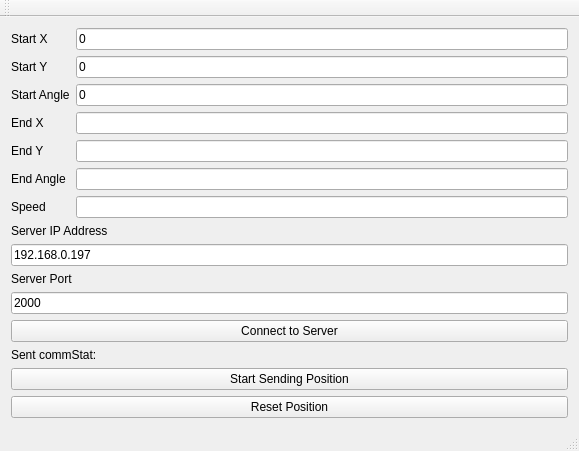
<?xml version="1.0" encoding="UTF-8"?>
<ui version="4.0">
 <class>MainWindow</class>
 <widget class="QMainWindow" name="MainWindow">
  <property name="geometry">
   <rect>
    <x>0</x>
    <y>0</y>
    <width>579</width>
    <height>403</height>
   </rect>
  </property>
  <property name="windowTitle">
   <string>Comm Stats GUI</string>
  </property>
  <widget class="QWidget" name="centralWidget">
   <layout class="QVBoxLayout" name="verticalLayout_2">
    <item>
     <layout class="QFormLayout" name="formLayout">
      <item row="1" column="0">
       <widget class="QLabel" name="label_8">
        <property name="text">
         <string>Start X</string>
        </property>
       </widget>
      </item>
      <item row="1" column="1">
       <widget class="QLineEdit" name="startX">
        <property name="text">
         <string>0</string>
        </property>
       </widget>
      </item>
      <item row="2" column="0">
       <widget class="QLabel" name="label_3">
        <property name="text">
         <string>Start Y</string>
        </property>
       </widget>
      </item>
      <item row="2" column="1">
       <widget class="QLineEdit" name="startY">
        <property name="text">
         <string>0</string>
        </property>
       </widget>
      </item>
      <item row="3" column="0">
       <widget class="QLabel" name="label_4">
        <property name="text">
         <string>Start Angle</string>
        </property>
       </widget>
      </item>
      <item row="3" column="1">
       <widget class="QLineEdit" name="startAngle">
        <property name="text">
         <string>0</string>
        </property>
       </widget>
      </item>
      <item row="4" column="0">
       <widget class="QLabel" name="label_5">
        <property name="text">
         <string>End X</string>
        </property>
       </widget>
      </item>
      <item row="4" column="1">
       <widget class="QLineEdit" name="endX"/>
      </item>
      <item row="5" column="0">
       <widget class="QLabel" name="label_6">
        <property name="text">
         <string>End Y</string>
        </property>
       </widget>
      </item>
      <item row="5" column="1">
       <widget class="QLineEdit" name="endY"/>
      </item>
      <item row="6" column="0">
       <widget class="QLabel" name="label_7">
        <property name="text">
         <string>End Angle</string>
        </property>
       </widget>
      </item>
      <item row="6" column="1">
       <widget class="QLineEdit" name="endAngle"/>
      </item>
      <item row="7" column="0">
       <widget class="QLabel" name="label_9">
        <property name="text">
         <string>Speed</string>
        </property>
       </widget>
      </item>
      <item row="7" column="1">
       <widget class="QLineEdit" name="speed"/>
      </item>
     </layout>
    </item>
    <item>
     <layout class="QVBoxLayout" name="verticalLayout_3">
      <item>
       <widget class="QLabel" name="label">
        <property name="text">
         <string>Server IP Address</string>
        </property>
       </widget>
      </item>
      <item>
       <widget class="QLineEdit" name="serverIPAddressInput">
        <property name="text">
         <string>192.168.0.197</string>
        </property>
       </widget>
      </item>
      <item>
       <widget class="QLabel" name="label_2">
        <property name="text">
         <string>Server Port</string>
        </property>
       </widget>
      </item>
      <item>
       <widget class="QLineEdit" name="serverPortInput">
        <property name="text">
         <string>2000</string>
        </property>
       </widget>
      </item>
      <item>
       <widget class="QPushButton" name="connectToServer">
        <property name="text">
         <string>Connect to Server</string>
        </property>
       </widget>
      </item>
      <item>
       <widget class="QLabel" name="sentCommStatLabel">
        <property name="text">
         <string>Sent commStat:</string>
        </property>
       </widget>
      </item>
      <item>
       <widget class="QPushButton" name="commStatsButton">
        <property name="text">
         <string>Start Sending Position</string>
        </property>
       </widget>
      </item>
      <item>
       <widget class="QPushButton" name="StopPositionResponse">
        <property name="text">
         <string>Reset Position</string>
        </property>
       </widget>
      </item>
     </layout>
    </item>
   </layout>
  </widget>
  <widget class="QToolBar" name="mainToolBar">
   <attribute name="toolBarArea">
    <enum>TopToolBarArea</enum>
   </attribute>
   <attribute name="toolBarBreak">
    <bool>false</bool>
   </attribute>
  </widget>
  <widget class="QStatusBar" name="statusBar"/>
 </widget>
 <layoutdefault spacing="6" margin="11"/>
 <resources/>
 <connections/>
</ui>
